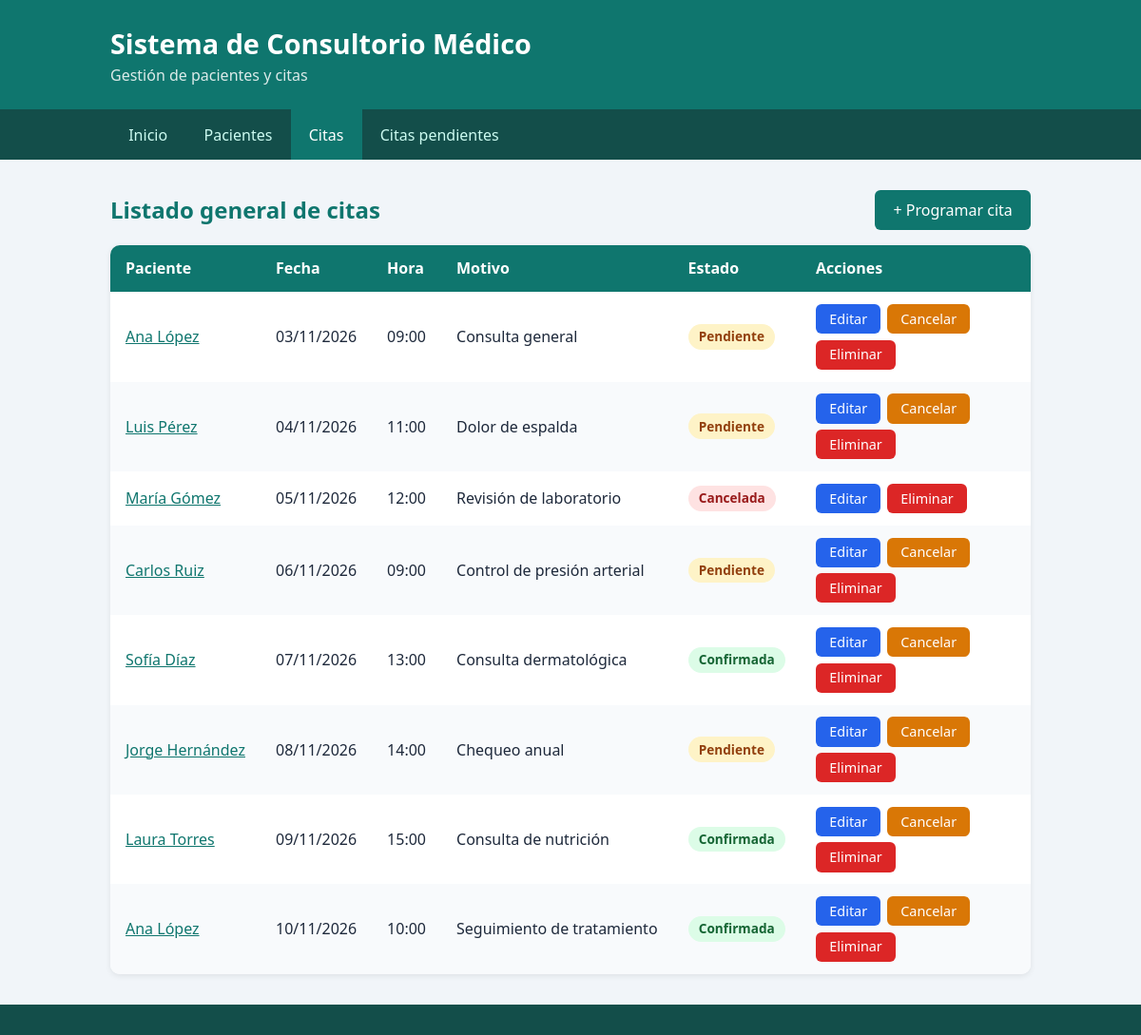
The page /citas/ on the database as committed earlier.
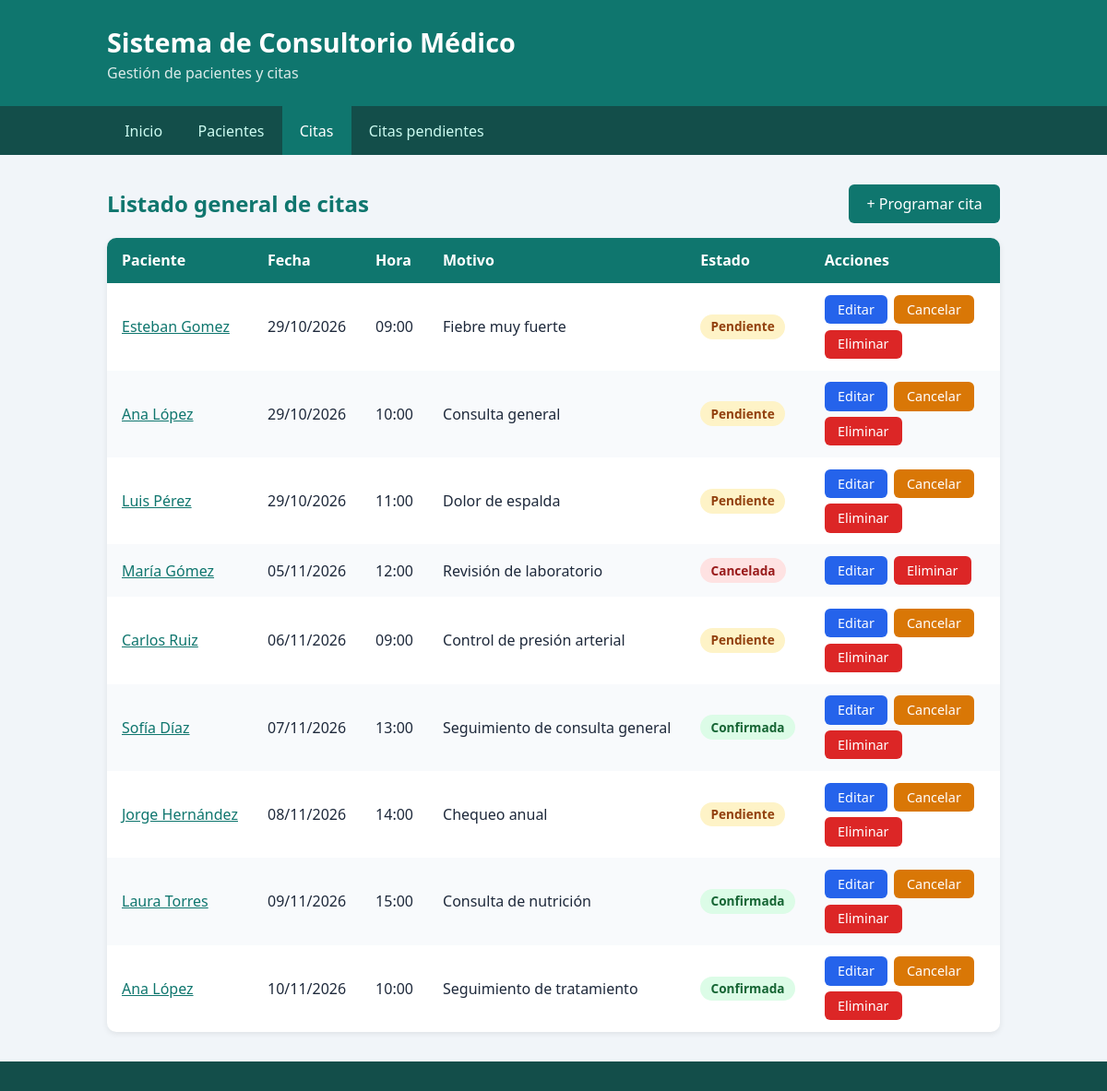
The same page on the database as committed later.
### citas/models.py (models this page shows, shortened)
class Cita(models.Model):
    PENDIENTE = "Pendiente"
    CONFIRMADA = "Confirmada"
    CANCELADA = "Cancelada"
    ESTADOS = [
        (PENDIENTE, "Pendiente"),
        (CONFIRMADA, "Confirmada"),
        (CANCELADA, "Cancelada"),
    ]
    paciente = models.ForeignKey(
        Paciente, on_delete=models.CASCADE, related_name="citas"
    )
    fecha = models.DateField()
    hora = models.TimeField()
    motivo = models.CharField(max_length=200)
    estado = models.CharField(max_length=10, choices=ESTADOS, default=PENDIENTE)
    class Meta:
        ordering = ["fecha", "hora"]

class Paciente(models.Model):
    nombre = models.CharField(max_length=100)
    apellido = models.CharField(max_length=100)
    edad = models.IntegerField()
    telefono = models.CharField(max_length=20)
    correo = models.EmailField()
    class Meta:
        ordering = ["apellido", "nombre"]
    def __str__(self):
        return f"{self.nombre} {self.apellido}"

### citas/views.py (the view)
# urls.py: path("citas/", views.lista_citas, name="lista_citas"),
def lista_citas(request):
    citas = Cita.objects.select_related("paciente").all()
    return render(
        request,
        "citas/citas_lista.html",
        {"citas": citas, "titulo": "Listado general de citas"},
    )

### citas/templates/citas/citas_lista.html (shortened to what this page needs)
{% extends "citas/base.html" %}
{% block contenido %}
<div class="barra-titulo">
    <h2>{{ titulo }}</h2>
    <a class="boton boton-grande" href="{% url 'cita_nueva' %}">+ Programar cita</a>
</div>
{% if citas %}
<div class="tabla-contenedor">
    <table>
        <thead>
            <tr>
                <th>Paciente</th>
                <th>Fecha</th>
                <th>Hora</th>
                <th>Motivo</th>
                <th>Estado</th>
                <th>Acciones</th>
            </tr>
        </thead>
        <tbody>
            {% for c in citas %}
            <tr>
                <td><a href="{% url 'detalle_paciente' c.paciente.id %}">{{ c.paciente }}</a></td>
                <td>{{ c.fecha|date:"d/m/Y" }}</td>
                <td>{{ c.hora|time:"H:i" }}</td>
                <td>{{ c.motivo }}</td>
                <td><span class="etiqueta {{ c.estado|lower }}">{{ c.estado }}</span></td>
                <td>{% include "citas/_acciones_cita.html" with next_url=request.path %}</td>
            </tr>
            {% endfor %}
        </tbody>
    </table>
</div>
{% else %}
<p class="vacio">No hay citas para mostrar.</p>
{% endif %}
{% endblock %}

### citas/templates/citas/base.html (shortened to what this page needs)
{% load static %}
<!DOCTYPE html>
<html lang="es">
<head>
    <link rel="stylesheet" href="{% static 'citas/css/estilos.css' %}">
</head>
<body>
    <header class="encabezado">
        <div class="contenedor">
            <h1>Sistema de Consultorio Médico</h1>
            <p class="subtitulo">Gestión de pacientes y citas</p>
        </div>
    </header>
    <nav class="menu">
        <div class="contenedor">
            <a href="{% url 'inicio' %}" class="{% if request.path == '/' %}activo{% endif %}">Inicio</a>
            <a href="{% url 'lista_pacientes' %}" class="{% if '/pacientes' in request.path %}activo{% endif %}">Pacientes</a>
            <a href="{% url 'lista_citas' %}" class="{% if '/citas' in request.path and 'pendientes' not in request.path %}activo{% endif %}">Citas</a>
            <a href="{% url 'citas_pendientes' %}" class="{% if 'pendientes' in request.path %}activo{% endif %}">Citas pendientes</a>
        </div>
    </nav>
    <main class="contenedor contenido">
        {% block contenido %}{% endblock %}
    </main>
    <footer class="pie">
    </footer>
</body>
</html>

### citas/templates/citas/_acciones_cita.html (shortened to what this page needs)
<div class="acciones">
    <a class="boton boton-secundario" href="{% url 'cita_editar' c.id %}">Editar</a>
    {% if c.estado != 'Cancelada' %}
    <form method="post" action="{% url 'cita_cancelar' c.id %}" onsubmit="return confirm('¿Cancelar esta cita?');">
        <button type="submit" class="boton boton-aviso">Cancelar</button>
    </form>
    {% endif %}
    <form method="post" action="{% url 'cita_eliminar' c.id %}" onsubmit="return confirm('¿Eliminar definitivamente esta cita? Esta acción no se puede deshacer.');">
        <button type="submit" class="boton boton-peligro">Eliminar</button>
    </form>
</div>

### citas/static/citas/css/estilos.css (style rules this page uses)
* { box-sizing: border-box; margin: 0; padding: 0; }
body { font-family: "Segoe UI", Arial, sans-serif; background: #f1f5f9; color: #1e293b; line-height: 1.5; min-height: 100vh; display: flex; flex-direction: column; }
.contenedor { width: 100%; max-width: 1000px; margin: 0 auto; padding: 0 1rem; }
.encabezado { background: #0f766e; color: #fff; padding: 1.5rem 0; }
.encabezado h1 { font-size: 1.8rem; }
.subtitulo { opacity: 0.85; }
.menu { background: #134e4a; }
.menu .contenedor { display: flex; flex-wrap: wrap; }
.menu a { color: #ccfbf1; text-decoration: none; padding: 0.9rem 1.2rem; transition: background 0.2s; }
.menu a:hover, .menu a.activo { background: #0f766e; color: #fff; }
.contenido { flex: 1; padding-top: 2rem; padding-bottom: 2rem; }
.contenido h2 { margin-bottom: 1rem; color: #0f766e; }
.contenido a { color: #0f766e; }
.tabla-contenedor { overflow-x: auto; background: #fff; border-radius: 10px; box-shadow: 0 2px 6px rgba(0,0,0,0.08); }
table { width: 100%; border-collapse: collapse; }
th, td { padding: 0.8rem 1rem; text-align: left; white-space: nowrap; }
th { background: #0f766e; color: #fff; }
tbody tr:nth-child(even) { background: #f8fafc; }
.etiqueta { display: inline-block; padding: 0.2rem 0.7rem; border-radius: 999px; font-size: 0.85rem; font-weight: 600; }
.etiqueta.pendiente { background: #fef3c7; color: #92400e; }
.etiqueta.confirmada { background: #dcfce7; color: #166534; }
.etiqueta.cancelada { background: #fee2e2; color: #991b1b; }
.boton { display: inline-block; background: #0f766e; color: #fff !important; padding: 0.3rem 0.9rem; border-radius: 6px; text-decoration: none; font-size: 0.9rem; }
.pie { background: #134e4a; color: #ccfbf1; text-align: center; padding: 1rem 0; }
.barra-titulo { display: flex; flex-wrap: wrap; align-items: center; justify-content: space-between; gap: 0.8rem; margin-bottom: 1rem; }
.barra-titulo h2 { margin-bottom: 0; }
button.boton { border: 0; cursor: pointer; font-family: inherit; line-height: inherit; }
.boton-grande { padding: 0.55rem 1.2rem; font-size: 1rem; }
.boton-secundario { background: #2563eb; }
.boton-aviso { background: #d97706; }
.boton-peligro { background: #dc2626; }
p .boton, .acciones .boton { margin-top: 0; }
.acciones { display: flex; flex-wrap: wrap; gap: 0.4rem; align-items: center; }
.acciones form { display: inline; margin: 0; }

Rows that differ between the two databases and show on the page:
added Cita: paciente "Esteban Gomez", fecha "29/10/2026", hora "09:00", motivo "Fiebre muy fuerte", estado "Pendiente"
changed Cita "Consulta general": fecha "03/11/2026" → "29/10/2026"; hora "09:00" → "10:00"
changed Cita "Dolor de espalda": fecha "04/11/2026" → "29/10/2026"
changed Cita "Sofía Díaz": motivo "Consulta dermatológica" → "Seguimiento de consulta general"
